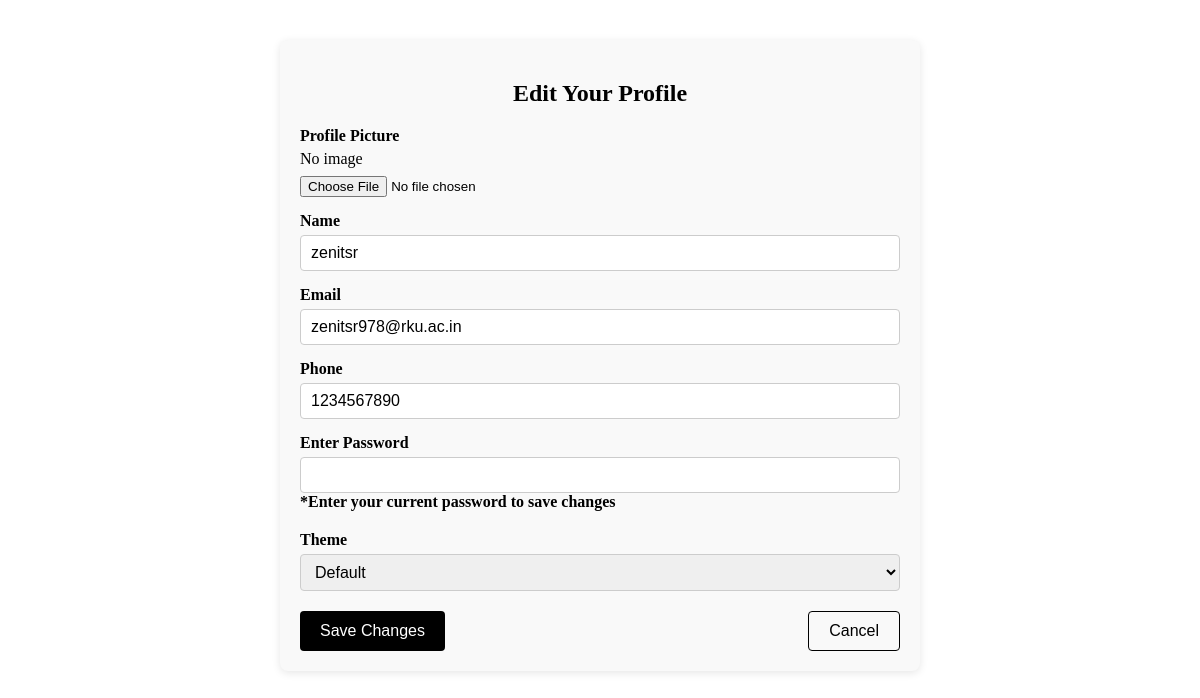
Screenshot of /update_profile.php (signed in) with the database file from the repository.
### tables this page shows
CREATE TABLE `register_page` (
  `id` int(11) NOT NULL,
  `name` text NOT NULL,
  `email` varchar(255) NOT NULL,
  `phone_number` varchar(15) NOT NULL,
  `password` varchar(255) NOT NULL,
  `time` timestamp NOT NULL DEFAULT current_timestamp()
);

### update_profile.php (the view, shortened to what this page needs)
<?php
include 'php/database.php';
$id = $_SESSION['user_id'];
$query = "SELECT * FROM register_page WHERE id = '$id'";
$data = mysqli_query($cann, $query);
$result = mysqli_fetch_assoc($data);
?>
<!DOCTYPE html>
<html lang="en">
<head>
    <link rel="stylesheet" href="css/update_profile.css">
</head>
<body>
    <section class="edit-profile-container">
        <h2>Edit Your Profile</h2>
        <form class="profile-form" method="post" enctype="multipart/form-data">
            <div class="form-group image-group">
                <label>Profile Picture</label>
                <div class="image-preview">
                    <span>No image</span>
                </div>
                <input type="file" name="profile_image" accept="image/*">
            </div>
            <div class="form-group">
                <label>Name</label>
                <input type="text" name="name" value="<?php echo htmlspecialchars($result['name']); ?>">
            </div>
            <div class="form-group">
                <label>Email</label>
                <input type="email" name="email" value="<?php echo htmlspecialchars($result['email']); ?>">
            </div>
            <div class="form-group">
                <label>Phone</label>
                <input type="text" name="phone" value="<?php echo htmlspecialchars($result['phone_number']); ?>">
            </div>
            <div class="form-group">
                <label>Enter Password</label>
                <input type="password" name="password"  >
                <label class="password-note">*Enter your current password to save changes</label>
            </div>
            <div class="form-group theme-group">
                <label>Theme</label>
                <select name="theme" id="themeSelect">
                    <option value="default" selected>Default</option>
                </select>
            </div>
            <div class="form-buttons">
                <button type="submit" name=update class="btn-dark">Save Changes</button>
                <button type="reset" class="btn-outline">Cancel</button>
            </div>
        </form>
    </section>
</body>
</html>

### css/update_profile.css (style rules this page uses)
.edit-profile-container { max-width: 600px; margin: 40px auto; padding: 20px; background: #f9f9f9; border-radius: 8px; box-shadow: 0 2px 8px rgba(0,0,0,0.1); }
.edit-profile-container h2 { text-align: center; margin-bottom: 20px; }
.profile-form .form-group { margin-bottom: 15px; display: flex; flex-direction: column; }
.profile-form .form-group label { font-weight: 600; margin-bottom: 5px; }
.profile-form .form-group input[type="text"], .profile-form .form-group input[type="email"], .profile-form .form-group input[type="password"], .profile-form .form-group select { padding: 8px 10px; border: 1px solid #ccc; border-radius: 4px; font-size: 1rem; }
.image-group .image-preview { margin-bottom: 8px; }
.form-buttons { display: flex; justify-content: space-between; margin-top: 20px; }
.form-buttons .btn-dark, .form-buttons .btn-outline { padding: 10px 20px; border: none; cursor: pointer; border-radius: 4px; font-size: 1rem; }
.form-buttons .btn-dark { background-color: #000; color: #fff; }
.form-buttons .btn-outline { background: transparent; border: 1px solid #000; color: #000; }

### rows the page displays
register_page: name "zenitsr", email "zenitsr978@rku.ac.in", phone "1234567890"
